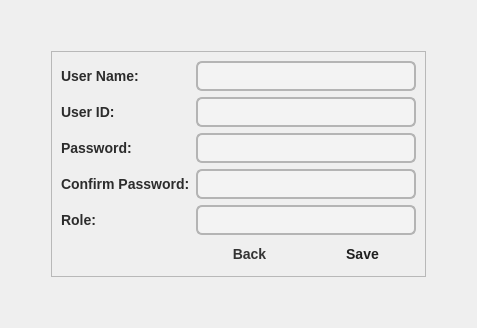
           <widget class="QWidget" name="page">
            <layout class="QGridLayout" name="gridLayout_17">
             <item row="1" column="2">
              <spacer name="horizontalSpacer_18">
               <property name="orientation">
                <enum>Qt::Orientation::Horizontal</enum>
               </property>
               <property name="sizeHint" stdset="0">
                <size>
                 <width>40</width>
                 <height>20</height>
                </size>
               </property>
              </spacer>
             </item>
             <item row="1" column="0">
              <spacer name="horizontalSpacer_10">
               <property name="orientation">
                <enum>Qt::Orientation::Horizontal</enum>
               </property>
               <property name="sizeHint" stdset="0">
                <size>
                 <width>40</width>
                 <height>20</height>
                </size>
               </property>
              </spacer>
             </item>
             <item row="2" column="1">
              <spacer name="verticalSpacer_3">
               <property name="orientation">
                <enum>Qt::Orientation::Vertical</enum>
               </property>
               <property name="sizeHint" stdset="0">
                <size>
                 <width>20</width>
                 <height>40</height>
                </size>
               </property>
              </spacer>
             </item>
             <item row="0" column="1">
              <spacer name="verticalSpacer_4">
               <property name="orientation">
                <enum>Qt::Orientation::Vertical</enum>
               </property>
               <property name="sizeHint" stdset="0">
                <size>
                 <width>20</width>
                 <height>40</height>
                </size>
               </property>
              </spacer>
             </item>
             <item row="1" column="1">
              <widget class="QFrame" name="frame_2">
               <property name="frameShape">
                <enum>QFrame::Shape::StyledPanel</enum>
               </property>
               <property name="frameShadow">
                <enum>QFrame::Shadow::Raised</enum>
               </property>
               <layout class="QGridLayout" name="gridLayout_18">
                <item row="2" column="0">
                 <widget class="QLabel" name="passwordLabel">
                  <property name="styleSheet">
                   <string notr="true">QLabel {
    color: #2C2C2C;
    font-size: 14px;
    font-weight: 500;
}
QLabel#titleLabel {
    font-size: 20px;
    font-weight: bold;
    color: #305C91;
}
</string>
                  </property>
                  <property name="text">
                   <string>Password:</string>
                  </property>
                 </widget>
                </item>
                <item row="0" column="0">
                 <widget class="QLabel" name="userNameLabel">
                  <property name="styleSheet">
                   <string notr="true">QLabel {
    color: #2C2C2C;
    font-size: 14px;
    font-weight: 500;
}
QLabel#titleLabel {
    font-size: 20px;
    font-weight: bold;
    color: #305C91;
}
</string>
                  </property>
                  <property name="text">
                   <string>User Name:</string>
                  </property>
                 </widget>
                </item>
                <item row="4" column="0">
                 <widget class="QLabel" name="roleLabel">
                  <property name="styleSheet">
                   <string notr="true">QLabel {
    color: #2C2C2C;
    font-size: 14px;
    font-weight: 500;
}
QLabel#titleLabel {
    font-size: 20px;
    font-weight: bold;
    color: #305C91;
}
</string>
                  </property>
                  <property name="text">
                   <string>Role:</string>
                  </property>
                 </widget>
                </item>
                <item row="1" column="0">
                 <widget class="QLabel" name="userIdLabel">
                  <property name="styleSheet">
                   <string notr="true">QLabel {
    color: #2C2C2C;
    font-size: 14px;
    font-weight: 500;
}
QLabel#titleLabel {
    font-size: 20px;
    font-weight: bold;
    color: #305C91;
}
</string>
                  </property>
                  <property name="text">
                   <string>User ID:</string>
                  </property>
                 </widget>
                </item>
                <item row="5" column="2">
                 <widget class="QPushButton" name="saveOrderBookPushButton">
                  <property name="styleSheet">
                   <string notr="true">QPushButton {
    background-color: qlineargradient(
        spread:pad,
        x1:0, y1:0, x2:1, y2:1,
        stop:0 #D0E9FF,
        stop:0.5 #85C1F2,
        stop:1 #5EA6E8
    );
    color: #1F1F1F;
    font-size: 14px;
    font-weight: 600;
    border: none;
    border-radius: 5px;
    padding: 5px 25px;
}

QPushButton:hover {
    background-color: qlineargradient(
        spread:pad,
        x1:0, y1:0, x2:1, y2:1,
        stop:0 #649FD3,
        stop:0.5 #4A90E2,
        stop:1 #3C7DCB
    );
    color: #0D0D0D;
}

QPushButton:pressed {
    background-color: qlineargradient(
        spread:pad,
        x1:0, y1:0, x2:1, y2:1,
        stop:0 #3C7DCB,
        stop:0.5 #2E6AB8,
        stop:1 #1F5AA2
    );
    color: #FFFFFF;
}</string>
                  </property>
                  <property name="text">
                   <string>Save</string>
                  </property>
                 </widget>
                </item>
                <item row="3" column="0">
                 <widget class="QLabel" name="confirmPasswordLabel">
                  <property name="styleSheet">
                   <string notr="true">QLabel {
    color: #2C2C2C;
    font-size: 14px;
    font-weight: 500;
}
QLabel#titleLabel {
    font-size: 20px;
    font-weight: bold;
    color: #305C91;
}
</string>
                  </property>
                  <property name="text">
                   <string>Confirm Password:</string>
                  </property>
                 </widget>
                </item>
                <item row="0" column="1" colspan="2">
                 <widget class="QLineEdit" name="userNameLineEdit">
                  <property name="styleSheet">
                   <string notr="true">
QLineEdit {
    background-color: #F3F3F3;
    border: 1.5px solid #B4B4B4;
    border-radius: 6px;
    padding: 4px 8px;
    color: #2C2C2C;
    font-size: 14px;
	width: 200px;
}
QLineEdit:focus {
    border: 2px solid #305C91;
    background-color: #FFFFFF;
}
QLineEdit:hover {
    border: 1.5px solid #888;
}</string>
                  </property>
                 </widget>
                </item>
                <item row="1" column="1" colspan="2">
                 <widget class="QLineEdit" name="userIdLineEdit">
                  <property name="styleSheet">
                   <string notr="true">
QLineEdit {
    background-color: #F3F3F3;
    border: 1.5px solid #B4B4B4;
    border-radius: 6px;
    padding: 4px 8px;
    color: #2C2C2C;
    font-size: 14px;
}
QLineEdit:focus {
    border: 2px solid #305C91;
    background-color: #FFFFFF;
}
QLineEdit:hover {
    border: 1.5px solid #888;
}</string>
                  </property>
                 </widget>
                </item>
                <item row="2" column="1" colspan="2">
                 <widget class="QLineEdit" name="passwordLineEdit">
                  <property name="styleSheet">
                   <string notr="true">
QLineEdit {
    background-color: #F3F3F3;
    border: 1.5px solid #B4B4B4;
    border-radius: 6px;
    padding: 4px 8px;
    color: #2C2C2C;
    font-size: 14px;
}
QLineEdit:focus {
    border: 2px solid #305C91;
    background-color: #FFFFFF;
}
QLineEdit:hover {
    border: 1.5px solid #888;
}</string>
                  </property>
                 </widget>
                </item>
                <item row="3" column="1" colspan="2">
                 <widget class="QLineEdit" name="confirmPasswordLineEdit">
                  <property name="styleSheet">
                   <string notr="true">
QLineEdit {
    background-color: #F3F3F3;
    border: 1.5px solid #B4B4B4;
    border-radius: 6px;
    padding: 4px 8px;
    color: #2C2C2C;
    font-size: 14px;
}
QLineEdit:focus {
    border: 2px solid #305C91;
    background-color: #FFFFFF;
}
QLineEdit:hover {
    border: 1.5px solid #888;
}</string>
                  </property>
                 </widget>
                </item>
                <item row="4" column="1" colspan="2">
                 <widget class="QComboBox" name="roleComboBox">
                  <property name="styleSheet">
                   <string notr="true">QComboBox {
    background-color: #F3F3F3;
    border: 1.5px solid #B4B4B4;
    border-radius: 6px;
    padding: 4px 8px;
    color: #2C2C2C;
    font-size: 14px;
}

QComboBox:focus {
    border: 2px solid #305C91;
    background-color: #FFFFFF;
}

QComboBox:hover {
    border: 1.5px solid #888;
}

/* Dropdown arrow */
QComboBox::down-arrow {
    image: url(&quot;:/icon/expand-arrow.png&quot;);  /* Replace with your own arrow icon */
    width: 15px;
    height: 15px;
    padding-right: 5px;
}

QComboBox::drop-down {
    border: none;
    margin-right: 4px;
}

/* Popup list */
QComboBox QAbstractItemView {
    background-color: #FFFFFF;
    border: 1px solid #B4B4B4;
    selection-background-color: #305C91;
    selection-color: #FFFFFF;
    font-size: 14px;
}
</string>
                  </property>
                 </widget>
                </item>
                <item row="5" column="1">
                 <widget class="QPushButton" name="backToPageOnePushButton">
                  <property name="styleSheet">
                   <string notr="true">QPushButton {
    background-color: qlineargradient(
        spread:pad,
        x1:0, y1:0, x2:1, y2:1,
        stop:0 #e0e0e0,
        stop:0.5 #c0c0c0,
        stop:1 #a0a0a0
    );
    color: #333333;
    font-size: 14px;
    font-weight: 600;
    border: none;
    border-radius: 5px;
    padding: 5px 25px;
}

QPushButton:hover {
    background-color: qlineargradient(
        spread:pad,
        x1:0, y1:0, x2:1, y2:1,
        stop:0 #d0d0d0,
        stop:0.5 #b0b0b0,
        stop:1 #909090
    );
    color: #1a1a1a;
}

QPushButton:pressed {
    background-color: qlineargradient(
        spread:pad,
        x1:0, y1:0, x2:1, y2:1,
        stop:0 #b0b0b0,
        stop:0.5 #a0a0a0,
        stop:1 #808080
    );
}
</string>
                  </property>
                  <property name="text">
                   <string>Back</string>
                  </property>
                 </widget>
                </item>
               </layout>
              </widget>
             </item>
            </layout>
           </widget>
